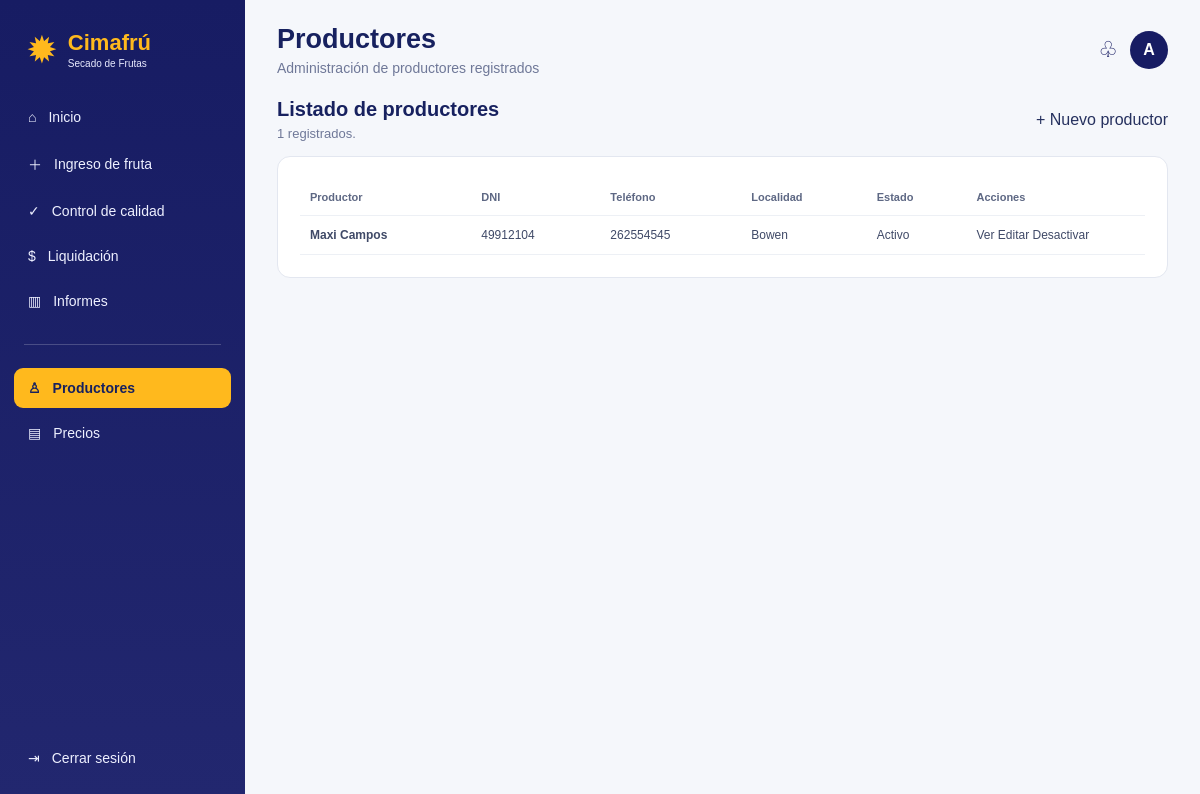
Page /productores (signed in) on the committed database.
### app.py (models this page shows)
class Usuario(UserMixin, db.Model):
    id = db.Column(db.Integer, primary_key=True)
    usuario = db.Column(db.String(100), unique=True, nullable=False)
    password = db.Column(db.String(200), nullable=False)

class Productor(db.Model):
    id = db.Column(db.Integer, primary_key=True)
    nombre = db.Column(db.String(100), nullable=False)
    apellido = db.Column(db.String(100), nullable=False)
    dni = db.Column(db.String(30), unique=True, nullable=False)
    telefono = db.Column(db.String(50))
    email = db.Column(db.String(100))
    localidad = db.Column(db.String(100))
    activo = db.Column(db.Boolean, default=True, nullable=False)
    vales = db.relationship("Vale", back_populates="productor")
    liquidaciones = db.relationship("Liquidacion", back_populates="productor")
    ingresos = db.relationship("IngresoFruta", back_populates="productor")

### app.py (the view)
@app.route("/productores")
@login_required
def productores():
    return render_template(
        "productores.html",
        productores=Productor.query.order_by(Productor.apellido, Productor.nombre).all()
    )

### app.py (called while the page is built)
@login_manager.user_loader
def cargar_usuario(user_id):
    return db.session.get(Usuario, int(user_id))

### templates/productores.html
{% extends "base.html" %}{% block title %}Productores{% endblock %}{% block header %}Productores{% endblock %}{% block subtitle %}Administración de productores registrados{% endblock %}{% block content %}
<div class="page-header"><div><h2>Listado de productores</h2><p>{{productores|length}} registrados.</p></div><a class="boton" href="{{url_for('nuevo_productor')}}">+ Nuevo productor</a></div><div class="card"><div class="tabla-contenedor"><table><tr><th>Productor</th><th>DNI</th><th>Teléfono</th><th>Localidad</th><th>Estado</th><th>Acciones</th></tr>{% for p in productores %}<tr><td><b>{{p.nombre}} {{p.apellido}}</b></td><td>{{p.dni}}</td><td>{{p.telefono or '-'}}</td><td>{{p.localidad or '-'}}</td><td>{{'Activo' if p.activo else 'Inactivo'}}</td><td><a class="btn" href="{{url_for('detalle_productor',id=p.id)}}">Ver</a> <a class="btn" href="{{url_for('editar_productor',id=p.id)}}">Editar</a> <a class="btn" href="{{url_for('cambiar_estado_productor',id=p.id)}}">{{'Desactivar' if p.activo else 'Activar'}}</a></td></tr>{% else %}<tr><td colspan="6">No hay productores.</td></tr>{% endfor %}</table></div></div>{% endblock %}

### templates/base.html (shortened to what this page needs)
<!doctype html>
<html lang="es">
<head>
    <link rel="stylesheet" href="{{ url_for('static', filename='estilos.css') }}">
</head>
<body>
<aside class="sidebar">
    <div class="brand">
        <div class="brand-mark">✹</div>
        <div>
            <strong>Cimafrú</strong>
            <small>Secado de Frutas</small>
        </div>
    </div>
    <nav class="nav">
        <a class="{% if request.endpoint == 'dashboard' %}activo{% endif %}" href="{{ url_for('dashboard') }}">
            <span>⌂</span> Inicio
        </a>
        <a class="{% if request.endpoint in ['ingreso_fruta','vales','nuevo_vale'] %}activo{% endif %}" href="{{ url_for('ingreso_fruta') }}">
            <span>＋</span> Ingreso de fruta
        </a>
        <a class="{% if request.endpoint in ['control_calidad'] %}activo{% endif %}" href="{{ url_for('ingreso_fruta') }}">
            <span>✓</span> Control de calidad
        </a>
        <a class="{% if 'liquidacion' in (request.endpoint or '') %}activo{% endif %}" href="{{ url_for('liquidaciones') }}">
            <span>$</span> Liquidación
        </a>
        <a class="{% if request.endpoint == 'informes' %}activo{% endif %}" href="{{ url_for('informes') }}">
            <span>▥</span> Informes
        </a>
        <div class="nav-separator"></div>
        <a class="{% if 'productor' in (request.endpoint or '') %}activo{% endif %}" href="{{ url_for('productores') }}">
            <span>♙</span> Productores
        </a>
        <a class="{% if 'precio' in (request.endpoint or '') %}activo{% endif %}" href="{{ url_for('precios') }}">
            <span>▤</span> Precios
        </a>
    </nav>
    <a class="logout" href="{{ url_for('logout') }}"><span>⇥</span> Cerrar sesión</a>
</aside>
<main class="contenido">
    <header class="topbar">
        <div>
            <h1>{% block header %}Bienvenido a Cimafrú{% endblock %}</h1>
            <p>{% block subtitle %}Secado de frutas Mendoza{% endblock %}</p>
        </div>
        <div class="perfil">
            <div class="bell">♧</div>
            <div class="avatar">{{ current_user.usuario[0]|upper }}</div>
        </div>
    </header>
    {% block content %}{% endblock %}
</main>
</body>
</html>

### static/estilos.css (style rules this page uses)
:root { --navy:#171c63; --navy-2:#242a78; --yellow:#ffb91d; --yellow-2:#ffc62e; --ink:#17215f; --text:#26315f; --muted:#6f7898; --bg:#f5f7fb; --line:#e3e7f0; --white:#fff; --green:#3fa35b; --orange:#f5a623; --red:#e05b4f; }
* { box-sizing:border-box }
body { margin:0;background:var(--bg);color:var(--text);font-family:Arial,Helvetica,sans-serif }
a { text-decoration:none;color:inherit }
.sidebar { position:fixed;left:0;top:0;bottom:0;width:245px; background:linear-gradient(180deg,#171c63 0%,#22276f 100%); color:white;padding:22px 14px;display:flex;flex-direction:column;z-index:10 }
.brand { display:flex;align-items:center;gap:10px;padding:8px 12px 28px }
.brand-mark { font-size:38px;line-height:1;color:var(--yellow) }
.brand strong { font-size:22px;color:var(--yellow);display:block }
.brand small { font-size:10px;color:#e9ebff;display:block;margin-top:2px }
.nav { display:flex;flex-direction:column;gap:5px }
.nav a,.logout { padding:12px 14px;border-radius:9px;color:#eef0ff;display:flex;gap:12px;align-items:center;font-size:14px }
.nav a:hover,.nav a.activo { background:var(--yellow);color:#17215f;font-weight:700 }
.nav-separator { height:1px;background:rgba(255,255,255,.2);margin:18px 10px }
.logout { margin-top:auto }
.contenido { margin-left:245px;min-height:100vh;padding:24px 32px 45px }
.topbar { display:flex;justify-content:space-between;align-items:center;margin-bottom:22px }
.topbar h1 { margin:0;color:var(--ink);font-size:27px }
.topbar p { margin:5px 0 0;color:var(--muted);font-size:14px }
.perfil { display:flex;align-items:center;gap:12px }
.bell { font-size:22px;color:var(--navy) }
.avatar { width:38px;height:38px;border-radius:50%;background:var(--navy);color:white;display:grid;place-items:center;font-weight:700 }
.card { background:white;border:1px solid var(--line);border-radius:13px;padding:22px }
.tabla-contenedor { overflow:auto }
table { width:100%;border-collapse:collapse;min-width:900px }
th,td { padding:12px 10px;border-bottom:1px solid #edf0f5;text-align:left;font-size:12px }
th { color:#5e6884;font-size:11px }
td { color:#3f4967 }
.page-header { display:flex;justify-content:space-between;align-items:center;margin-bottom:15px }
.page-header h2 { margin:0;color:var(--ink);font-size:20px }
.page-header p { margin:5px 0 0;color:var(--muted);font-size:13px }

### rows in the picture
Usuario: usuario "A"
Productor: nombre "Maxi", apellido "Campos", dni "49912104", telefono "262554545", localidad "Bowen", activo "Activo", activo "Desactivar"

### other values in the picture
{{ productores|length }} "1"
